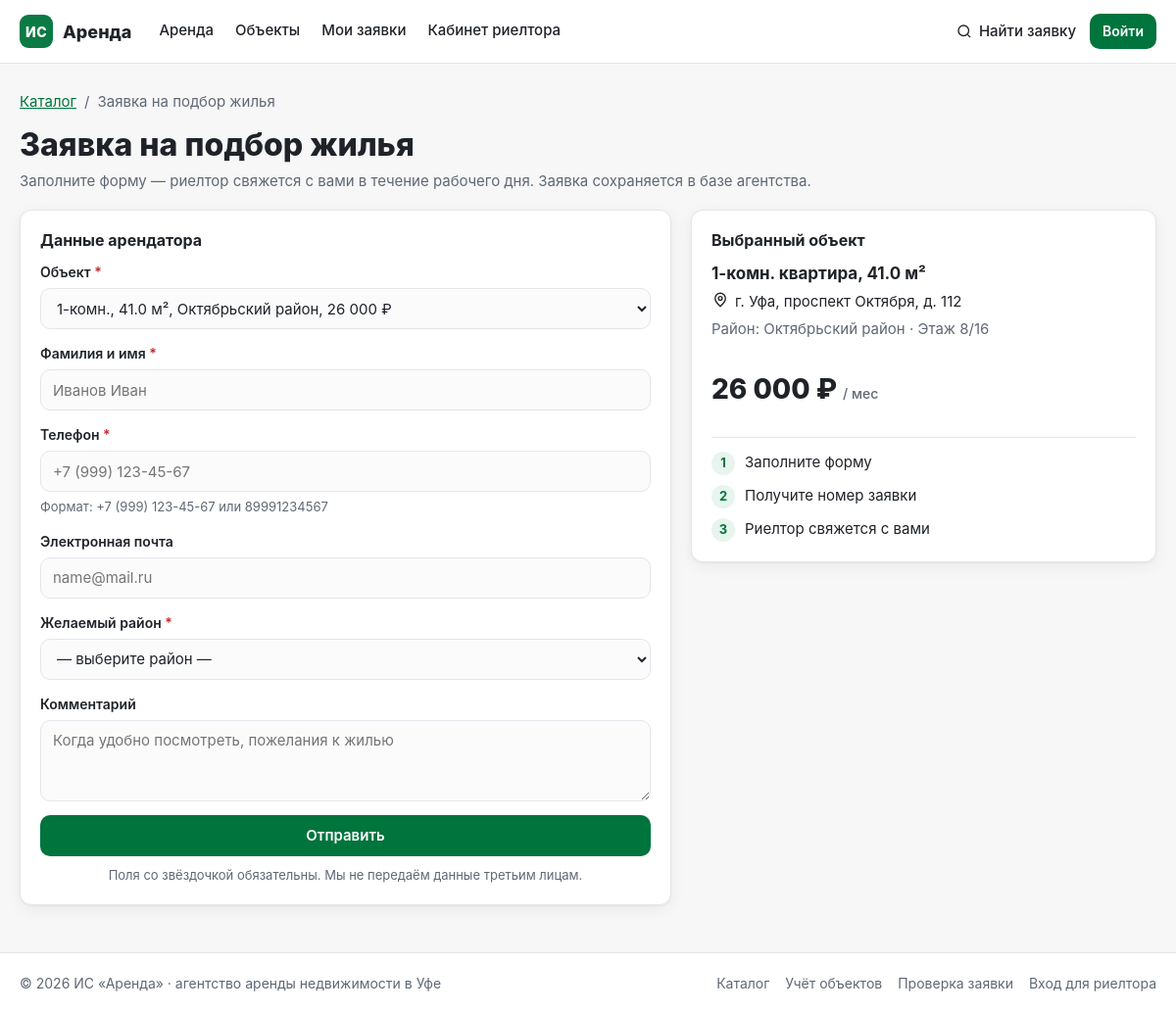
/apply, run on the app's committed database.
### tables this page shows
CREATE TABLE properties (
    property_id INTEGER PRIMARY KEY AUTOINCREMENT,
    owner_id INTEGER NOT NULL,
    district_id INTEGER NOT NULL,
    property_type VARCHAR(50) NOT NULL DEFAULT 'Квартира',
    address_ufa VARCHAR(255) NOT NULL,
    rooms_count INTEGER NOT NULL,
    area_total DECIMAL(6, 2) NOT NULL,
    floor_info VARCHAR(20) NOT NULL,
    price_monthly DECIMAL(10, 2) NOT NULL,
    status VARCHAR(30) NOT NULL DEFAULT 'Активен',
    description TEXT,
    FOREIGN KEY (owner_id) REFERENCES owners(owner_id),
    FOREIGN KEY (district_id) REFERENCES districts(district_id)
);

CREATE TABLE districts (
    district_id INTEGER PRIMARY KEY AUTOINCREMENT,
    name VARCHAR(100) NOT NULL UNIQUE,
    avg_price_sqm DECIMAL(10, 2) NOT NULL
);

### app.py (the view)
@app.route('/apply', methods=['GET'])
def apply_form():
    property_id = request.args.get('property_id', '').strip()
    conn = database.get_db()
    try:
        districts = applications.list_districts(conn)
        prop = applications.get_property(conn, int(property_id)) if property_id.isdigit() else None
        if prop is None:
            items = applications.list_active_properties(conn)
            prop = items[0] if items else None
        items = applications.list_active_properties(conn)
    finally:
        conn.close()
    return render_template('apply.html', prop=prop, properties=items,
                           districts=districts, form={}, errors={})

### app.py (called while the page is built)
@app.context_processor
def inject_globals():
    return {'current_year': datetime.date.today().year,
            'manager': session.get('manager'),
            'staff': bool(session.get('manager'))}

### applications.py (called while the page is built)
def list_active_properties(conn, district_id=None, rooms=None, price_max=None):
    query = '''
        SELECT p.*, d.name AS district_name
        FROM properties p
        JOIN districts d ON p.district_id = d.district_id
        WHERE p.status = 'Активен'
    '''
    params = []
    if district_id:
        query += ' AND p.district_id = ?'
        params.append(int(district_id))
    if rooms:
        query += ' AND p.rooms_count = ?'
        params.append(int(rooms))
    if price_max:
        query += ' AND p.price_monthly <= ?'
        params.append(int(price_max))
    query += ' ORDER BY p.price_monthly'
    return conn.execute(query, params).fetchall()

def list_districts(conn):
    return conn.execute('SELECT * FROM districts ORDER BY name').fetchall()

### db.py (called while the page is built)
def get_db():
    conn = sqlite3.connect(DB_PATH)
    conn.row_factory = sqlite3.Row
    conn.execute('PRAGMA foreign_keys = ON')
    return conn

### templates/apply.html (shortened to what this page needs)
{% extends "base.html" %}
{% from "_macros.html" import icon %}
{% block content %}
<nav class="breadcrumbs" aria-label="Навигация">
  <a href="{{ url_for('index') }}">Каталог</a> <span>/</span> <span>Заявка на подбор жилья</span>
</nav>
<h1 class="page-title page-title--left">Заявка на подбор жилья</h1>
<p class="page-sub">Заполните форму — риелтор свяжется с вами в течение рабочего дня. Заявка сохраняется в базе агентства.</p>
<div class="apply-grid">
  <section class="card">
    <h2 class="h4">Данные арендатора</h2>
    <form method="post" action="{{ url_for('apply_submit') }}" novalidate>
      <div class="field">
        <label for="property_id">Объект <span class="req">*</span></label>
        <select id="property_id" name="property_id" class="control {% if errors.get('property_id') %}is-invalid{% endif %}">
          {% for p in properties %}
          <option value="{{ p.property_id }}" {% if (form.get('property_id') or (prop and prop.property_id|string)) == p.property_id|string %}selected{% endif %}>
            {{ p.rooms_count }}-комн., {{ '%.1f'|format(p.area_total) }} м², {{ p.district_name }}, {{ p.price_monthly|money }} ₽
          </option>
          {% endfor %}
        </select>
      </div>
      <div class="field">
        <label for="full_name">Фамилия и имя <span class="req">*</span></label>
        <input id="full_name" name="full_name" class="control {% if errors.get('full_name') %}is-invalid{% endif %}"
               value="{{ form.get('full_name', '') }}" placeholder="Иванов Иван" autocomplete="name">
      </div>
      <div class="field">
        <label for="phone">Телефон <span class="req">*</span></label>
        <input id="phone" name="phone" class="control {% if errors.get('phone') %}is-invalid{% endif %}"
               value="{{ form.get('phone', '') }}" placeholder="+7 (999) 123-45-67" inputmode="tel" autocomplete="tel">
        <p class="hint">Формат: +7 (999) 123-45-67 или 89991234567</p>
      </div>
      <div class="field">
        <label for="email">Электронная почта</label>
        <input id="email" name="email" class="control {% if errors.get('email') %}is-invalid{% endif %}"
               value="{{ form.get('email', '') }}" placeholder="name@mail.ru" autocomplete="email">
      </div>
      <div class="field">
        <label for="desired_district">Желаемый район <span class="req">*</span></label>
        <select id="desired_district" name="desired_district" class="control {% if errors.get('desired_district') %}is-invalid{% endif %}">
          <option value="">— выберите район —</option>
        </select>
      </div>
      <div class="field">
        <label for="comment">Комментарий</label>
        <textarea id="comment" name="comment" class="control" rows="3" maxlength="500"
                  placeholder="Когда удобно посмотреть, пожелания к жилью">{{ form.get('comment', '') }}</textarea>
      </div>
      <button class="btn btn--primary btn--wide" type="submit">Отправить</button>
      <p class="hint hint--center">Поля со звёздочкой обязательны. Мы не передаём данные третьим лицам.</p>
    </form>
  </section>
  <aside class="card summary">
    <h2 class="h4">Выбранный объект</h2>
    {% if prop %}
    <p class="summary__title">{{ prop.rooms_count }}-комн. квартира, {{ '%.1f'|format(prop.area_total) }} м²</p>
    <p class="summary__addr">{{ icon('pin') }} {{ prop.address_ufa }}</p>
    <p class="summary__meta">Район: {{ prop.district_name }} · Этаж {{ prop.floor_info }}</p>
    <p class="price price--lg">{{ prop.price_monthly|money }} ₽ <span>/ мес</span></p>
    {% else %}
    <p>Объект не выбран. Выберите его в списке слева или в <a href="{{ url_for('index') }}">каталоге</a>.</p>
    {% endif %}
    <ul class="summary__steps">
      <li><span class="step">1</span> Заполните форму</li>
      <li><span class="step">2</span> Получите номер заявки</li>
      <li><span class="step">3</span> Риелтор свяжется с вами</li>
    </ul>
  </aside>
</div>
{% endblock %}

### static/style.css (style rules this page uses)
:root { --green: #0B7A45; --green-dark: #00743D; --green-soft: #E7F5EE; --bg: #F7F7F7; --surface: #FFFFFF; --text: #1F2329; --muted: #5F6875; --border: #E3E6EA; --danger: #C62828; --danger-soft: #FDECEC; --warn: #8A5A00; --warn-soft: #FFF4D6; --info: #1F4F8A; --info-soft: #E8F0FA; --radius: 12px; --shadow: 0 1px 2px rgba(16, 24, 40, .04), 0 4px 16px rgba(16, 24, 40, .06); --font: "Inter", "Helvetica Neue", Arial, sans-serif; }
* { box-sizing: border-box; }
html { -webkit-text-size-adjust: 100%; }
body { margin: 0; background: var(--bg); color: var(--text); font: 15px/1.5 var(--font); }
a { color: var(--green-dark); }
h1, h2, h3, h4 { line-height: 1.25; margin: 0; }
.btn { display: inline-flex; align-items: center; justify-content: center; gap: 8px; min-height: 42px; padding: 0 16px; border-radius: 10px; border: 1px solid transparent; font: 600 15px/1 var(--font); cursor: pointer; text-decoration: none; white-space: nowrap; transition: background .15s, border-color .15s, color .15s; }
.btn--primary { background: var(--green-dark); color: #fff; }
.btn--wide { width: 100%; }
.card { background: var(--surface); border: 1px solid var(--border); border-radius: var(--radius); box-shadow: var(--shadow); padding: 20px; }
.h4 { font-size: 16px; font-weight: 700; margin-bottom: 12px; }
.page-title { font-size: 32px; font-weight: 800; margin: 8px 0 6px; }
.page-title--left { margin-left: 0; }
.page-sub { color: var(--muted); margin: 0 0 18px; }
.field { display: flex; flex-direction: column; gap: 6px; margin-bottom: 14px; }
.field label { font-weight: 600; font-size: 14px; }
.req { color: var(--danger); }
.control { min-height: 42px; padding: 9px 12px; border: 1px solid var(--border); border-radius: 10px; background: #FBFBFC; font: 15px/1.4 var(--font); color: var(--text); width: 100%; }
textarea.control { resize: vertical; }
.hint { color: var(--muted); font-size: 13px; margin: 0; }
.hint--center { text-align: center; margin-top: 10px; }
.price { font-size: 22px; font-weight: 800; }
.price span { font-size: 14px; font-weight: 500; color: var(--muted); }
.price--lg { font-size: 28px; }
.apply-grid { display: grid; grid-template-columns: 1.4fr 1fr; gap: 20px; align-items: start; }
.summary__title { font-weight: 700; font-size: 17px; margin: 0 0 4px; }
.summary__addr { display: flex; gap: 6px; margin: 0 0 6px; }
.summary__meta { color: var(--muted); margin: 0 0 12px; }
.summary__steps { list-style: none; padding: 14px 0 0; margin: 16px 0 0; border-top: 1px solid var(--border); display: grid; gap: 10px; }
.summary__steps li { display: flex; align-items: center; gap: 10px; }
.step { display: inline-grid; place-items: center; width: 24px; height: 24px; border-radius: 999px; background: var(--green-soft); color: var(--green-dark); font-weight: 700; font-size: 13px; }
.breadcrumbs { color: var(--muted); margin: 4px 0 12px; display: flex; gap: 8px; }

### data on the page
properties: rooms_count "1", area_total "41.0", address_ufa "г. Уфа, проспект Октября, д. 112", floor_info "8/16", price_monthly "26 000"
districts: district_name "Октябрьский район"

### other printed values
form field property_id "1-комн., 41.0 м², Октябрьский район, 26 000 ₽"
